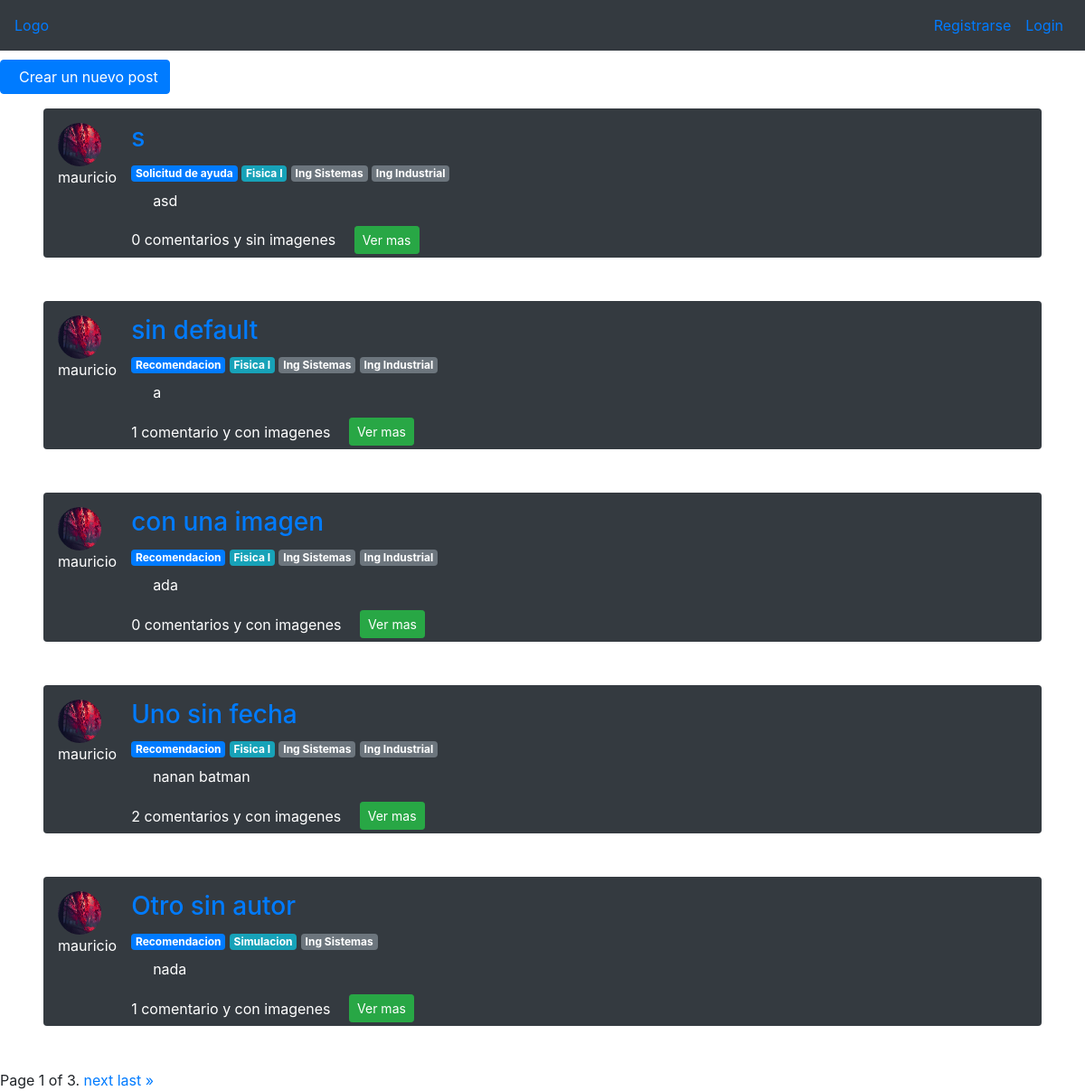
The app's page /posts/, older data.
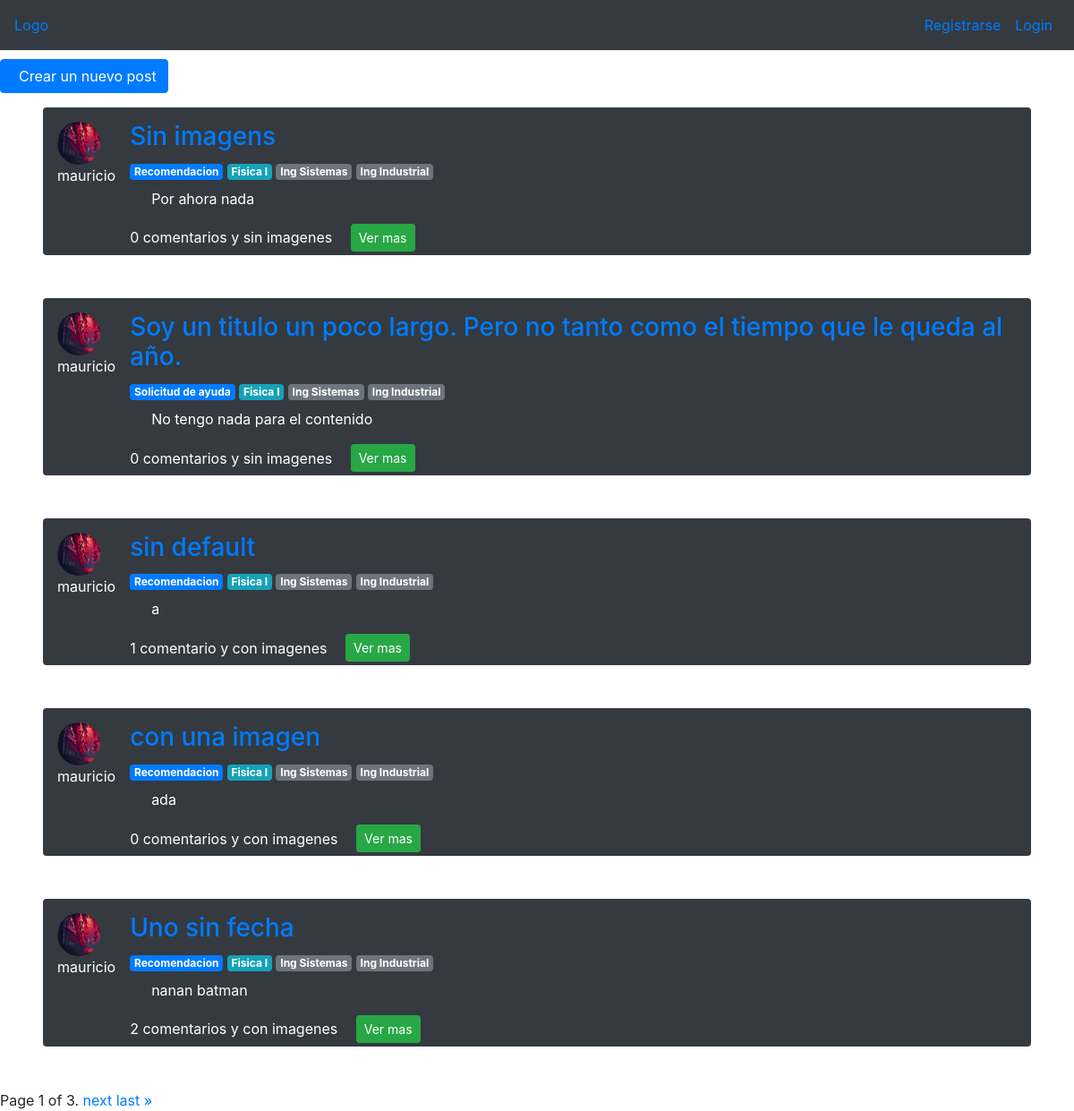
The same page, newer data.
### blog/models.py (models this page shows, shortened)
class Post(models.Model):
	contenido = models.TextField()
	titulo = models.CharField(max_length = 1000)
	imagen1 = models.ImageField( upload_to = 'post_pics' , null=True, blank=True)
	imagen2 = models.ImageField( upload_to = 'post_pics' ,null=True, blank=True)
	imagen3 = models.ImageField( upload_to = 'post_pics' , null=True, blank=True)
	fecha_creacion = models.DateTimeField(default = timezone.now)
	autor = models.ForeignKey(User, on_delete=models.CASCADE)
	materia = models.ForeignKey('Materia', on_delete=models.CASCADE)
	tiposDePost =[
		 ('Solicitud de apunte digital', 'Solicitud de apunte digital'),
		 ('Solicitud de apunte fisico', 'Solicitud de apunte fisico'),
		 ('Solicitud de otros materiales', 'Solicitud de otros materiales'),
		 ('Solicitud de ayuda ', 'Solicitud de ayuda '),
		 ('Recomendacion', 'Recomendacion'),
		 ('Donacion de apunte digital', 'Donacion de apunte digital'),
		 ('Donacion de apunte fisico', 'Donacion de apunte fisico'),
		 ('Donacion de otros materiales', 'Donacion de otros materiales'),
		 ('otros', 'otros' )
	]
	tipo = models.CharField(
		max_length = 29,
		choices= tiposDePost ,
		default= tiposDePost[5]
	)

class Materia(models.Model):
	nombre = models.CharField(max_length=100)
	anio = models.DateTimeField(default = timezone.now)
	carreras = models.ManyToManyField('Carrera')
	def __str__(self):
		return self.nombre

class Carrera(models.Model):
	nombre = models.CharField(max_length = 30)

class Comentario(models.Model):
	autor = models.ForeignKey(User, on_delete=models.CASCADE)
	fecha_creacion = models.DateTimeField(default = timezone.now)
	contenido = models.TextField(default = 'Escribe un comentario')
	post = models.ForeignKey('Post', on_delete = models.CASCADE)
	imagen1 = models.ImageField( null=True, blank=True, upload_to = 'comentario_pics')
	imagen2 = models.ImageField( null=True, blank=True, upload_to = 'comentario_pics')
	imagen3 = models.ImageField( null=True, blank=True, upload_to = 'comentario_pics')

### usuario/models.py (models this page shows, shortened)
class Perfil(models.Model):
	usuario = models.OneToOneField(User, on_delete=models.CASCADE)
	imagen_perfil = models.ImageField(default = 'default.jpg', upload_to = 'perfil_pics')
	nombres = models.CharField(max_length=100)
	apellidos = models.CharField(max_length=100)
	edad = models.IntegerField(
		default=1,
        validators=[MaxValueValidator(100), MinValueValidator(1)])
	carreras = models.ManyToManyField(blog_models.Carrera)
	bio = models.TextField(max_length = 500)

### blog/views.py (the view)
# urls.py: path('', HomePostDetailView.as_view(), name='blog-home'),
class HomePostDetailView(ListView):
	context_object_name = 'posts'
	paginate_by = 5
	ordering = ['-fecha_creacion']
	model = Post
	def get_context_data(self, **kwargs):
		data = super().get_context_data(**kwargs)
		title = "Baul Universitario"
		data['title'] = title
		return data

### blog/templates/blog/post_list.html (shortened to what this page needs)
{% extends "blog/base.html" %}
{% block content %}
	<a class="btn btn-primary mb-3" href="{% url 'post-nuevo' %}">Crear un nuevo post</a>
	{% for post in posts %}
	<div class="d-flex flex-row ml-5 mb-5 mr-5 pl-3  pr-4 pt-3 bg-dark text-white rounded  ">
		<div class="flex-shrink-1 mr-8 " >
			<img class="rounded-circle img-base " src="{{ post.autor.perfil.imagen_perfil.url }}" >
			<p>{{ post.autor }}</p>
		</div>
		<div class="w-90 ml-3">
			<a  href="{% url 'post-detail' post.id %}" > <h3>  {{post.titulo}} </h3>  </a>
			<span class="badge badge-primary " >{{ post.tipo }}</span>
			<span class="badge badge-info">{{ post.materia }}</span>
			{% for carrera in post.materia.carreras.all %}
				<span class="badge badge-secondary">{{ carrera.nombre }}</span>
			{% endfor %}
			<p class="ml-4 mt-2"> {{ post.contenido | truncatechars:200  }} </p>
			<div >
				{% if  post.comentario_set.all|length == 1 %}
				<p class="d-inline"> {{ post.comentario_set.all | length }} comentario</p>
				{% else %}
				<p class="d-inline"> {{ post.comentario_set.all | length }} comentarios</p>
				{% endif %}
				{%  if post.imagen1 or post.imagen2 or post.imagen3 %}
				<p class="d-inline"> y con imagenes</p>
				{% else %}
				<p class="d-inline"> y sin imagenes</p>
				{% endif %}
				<a class="btn btn-success btn-sm  mb-1 ml-3" href="{% url 'post-detail' post.id %}">Ver mas</a>
			</div>
		</div>
	</div>
	{% endfor %}
	<div class="pagination">
		<span class="step-links">
			<span class="current">
				Page {{ page_obj.number }} of {{ page_obj.paginator.num_pages }}.
			</span>
			{% if page_obj.has_next %}
			<a href="?page={{ page_obj.next_page_number }}">next</a>
			<a href="?page={{ page_obj.paginator.num_pages }}">last &raquo;</a>
			{% endif %}
		</span>
	</div>
{% endblock %}

### blog/templates/blog/base.html (shortened to what this page needs)
{% load static %}
<!DOCTYPE html>
<html lang="en">
<head>
	<link rel="stylesheet" type="text/css" href="{% static 'blog/style.css' %}">
	<link rel="stylesheet" href="https://maxcdn.bootstrapcdn.com/bootstrap/4.0.0/css/bootstrap.min.css">
</head>
<body>
	<header class="site-header">
		<nav class="navbar navbar-expand-sm bg-dark justify-content-between">
			<a href="{% url 'blog-home' %}"> Logo </a>
			{% if request.user.is_authenticated %}
				<ul class="navbar-nav">
					<li class="nav-item">
						<a href="{% url 'perfil' %}">
							<img class="rounded-circle img-base" src="{{ user.perfil.imagen_perfil.url }}" >
						</a>
					</li>
					<li class="nav-item">
						<a class="nav-link" href="{% url 'perfil' %}">{{user.username}}</a>
					</li>
					<li class="nav-item">
						<a class="nav-link" href="{% url 'logout' %}">Logout</a>
					</li>
				</ul>
			{% else %}
				<ul class="navbar-nav">
					<li class="nav-item">
						<a class="nav-link" href="{% url 'registrarse' %}">Registrarse </a>
					</li>
					<li class="nav-item">
						<a class="nav-link" href="{% url 'login' %}">Login </a>
					</li>
				</ul>
			{% endif %}
		</nav>
	</header>
	{% block content %}{% endblock %}
</body>
</html>

### blog/static/blog/style.css (style rules this page uses)
header { margin-bottom: 10px; }
.img-base { width: 3em; height: 3em; }

Row changes from the older to the newer data that the page shows:
no longer on this page (row unchanged): Post: autor.perfil.imagen_perfil (picture), autor "mauricio", titulo "Otro sin autor", tipo "Recomendacion", materia "Simulacion", contenido "nada", comentario_set.all|length "1", imagen1 "y con imagenes", Carrera (nombre "Ing Sistemas")
added Post: autor.perfil.imagen_perfil (picture), autor "mauricio", titulo "Sin imagens", tipo "Recomendacion", materia "Fisica I", contenido "Por ahora nada", comentario_set.all|length "0", imagen1 "y sin imagenes", Carrera (nombre "Ing Sistemas"), Carrera (nombre "Ing Industrial")
changed Post "Solicitud de ayuda": titulo "s" → "Soy un titulo un poco largo. Pero no tanto como el tiempo que le queda al año."; contenido "asd" → "No tengo nada para el contenido"
